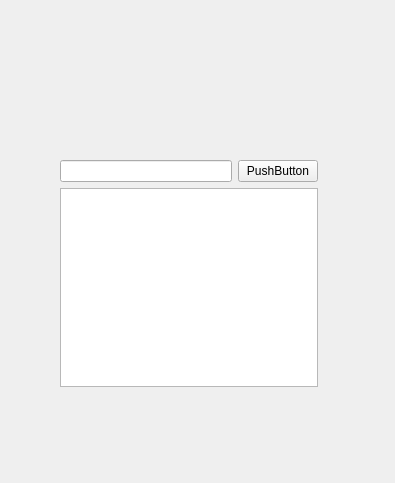
<?xml version="1.0" encoding="UTF-8"?>
<ui version="4.0">
 <class>mainwindow</class>
 <widget class="QWidget" name="mainwindow">
  <property name="geometry">
   <rect>
    <x>0</x>
    <y>0</y>
    <width>395</width>
    <height>483</height>
   </rect>
  </property>
  <property name="windowTitle">
   <string>mainwindow</string>
  </property>
  <widget class="QWidget" name="">
   <property name="geometry">
    <rect>
     <x>60</x>
     <y>160</y>
     <width>258</width>
     <height>227</height>
    </rect>
   </property>
   <layout class="QVBoxLayout" name="verticalLayout">
    <item>
     <layout class="QHBoxLayout" name="horizontalLayout">
      <item>
       <widget class="QLineEdit" name="task"/>
      </item>
      <item>
       <widget class="QPushButton" name="add_task">
        <property name="text">
         <string>PushButton</string>
        </property>
       </widget>
      </item>
     </layout>
    </item>
    <item>
     <widget class="QListWidget" name="tasks"/>
    </item>
   </layout>
  </widget>
 </widget>
 <resources/>
 <connections/>
</ui>
